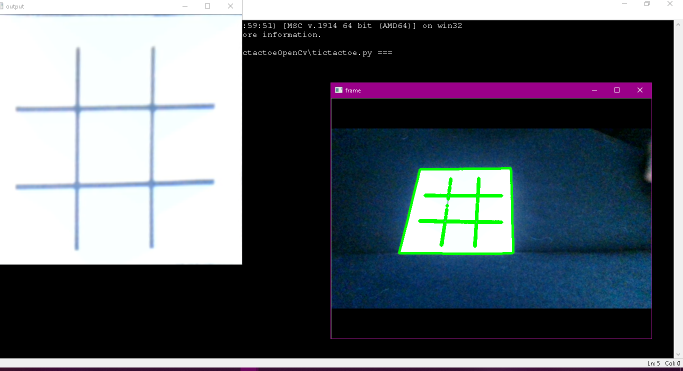
#> input picture 1.png, 1365 x 741 px, given in place of the camera (shown at 1/2 size)
$ python tictactoe.py   (older library calls are emulated)
#> lines starting #> are read from the running program, lines starting #| are printed output that depends on the picture; after the words box and inside, x2 and y2 are one past the last pixel; in counts of white or black regions, pixels touching at a corner belong together
### play.py
import numpy as np

def won(tabuleiro):
    if (tabuleiro[0] == tabuleiro[1] == tabuleiro[2] == 0):
        return 1
    elif (tabuleiro[0] == tabuleiro[3] == tabuleiro[6] == 0):
        return 1
    elif (tabuleiro[6] == tabuleiro[7] == tabuleiro[8] == 0):
        return 1
    elif (tabuleiro[2] == tabuleiro[5] == tabuleiro[8] == 0):
        return 1
    elif (tabuleiro[3] == tabuleiro[4] == tabuleiro[5] == 0):
        return 1
    elif (tabuleiro[1] == tabuleiro[4] == tabuleiro[7] == 0):
        return 1
    elif (tabuleiro[0] == tabuleiro[4] == tabuleiro[8] == 0):
        return 1
    elif (tabuleiro[2] == tabuleiro[4] == tabuleiro[6] == 0):
        return 1

    elif (tabuleiro[0] == tabuleiro[1] == tabuleiro[2] == 1):
        return 2
    elif (tabuleiro[0] == tabuleiro[3] == tabuleiro[6] == 1):
        return 2
    elif (tabuleiro[6] == tabuleiro[7] == tabuleiro[8] == 1):
        return 2
    elif (tabuleiro[2] == tabuleiro[5] == tabuleiro[8] == 1):
        return 2
    elif (tabuleiro[3] == tabuleiro[4] == tabuleiro[5] == 1):
        return 2
    elif (tabuleiro[1] == tabuleiro[4] == tabuleiro[7] == 1):
        return 2
    elif (tabuleiro[0] == tabuleiro[4] == tabuleiro[8] == 1):
        return 2
    elif (tabuleiro[2] == tabuleiro[4] == tabuleiro[6] == 1):
        return 2

    else:
        if -1 not in tabuleiro:
            return 3
        else:
            return 0


def move(tabuleiro, posicao, peca):
    if tabuleiro[posicao] == -1:
        tabuleiro[posicao] = peca


def canto(y1, x1, y2, x2, y3, x3, y4, x4, h, w, k):
    if k == "TL":
        yc, xc = 0, 0
    if k == "TR":
        yc, xc = 0, w
    if k == "BL":
        yc, xc = h, 0
    if k == "BR":
        yc, xc = h, w

    d1 = np.sqrt(np.power(y1-yc,2)+ np.power(x1-xc,2))
    d2 = np.sqrt(np.power(y2-yc,2)+ np.power(x2-xc,2))
    d3 = np.sqrt(np.power(y3-yc,2)+ np.power(x3-xc,2))
    d4 = np.sqrt(np.power(y4-yc,2)+ np.power(x4-xc,2))
    d = [d1,d2,d3,d4]

    if min(d) == d1:
        return 0
    if min(d) == d2:
        return 1
    if min(d) == d3:
        return 2
    if min(d) == d4:
        return 3


def ordena(aprox, shape):
    ord = np.copy(aprox)
    h,w = shape

    y1,x1 = aprox[0][0][0],aprox[0][0][1]
    y2,x2 = aprox[1][0][0],aprox[1][0][1]
    y3,x3 = aprox[2][0][0],aprox[2][0][1]
    y4,x4 = aprox[3][0][0],aprox[3][0][1]

    TL = canto(y1, x1, y2, x2, y3, x3, y4, x4, h, w, "TL")
    TR = canto(y1, x1, y2, x2, y3, x3, y4, x4, h, w, "TR")
    BL = canto(y1, x1, y2, x2, y3, x3, y4, x4, h, w, "BL")
    BR = canto(y1, x1, y2, x2, y3, x3, y4, x4, h, w, "BR")

    ord[1] = aprox[TL]
    ord[3] = aprox[TR]
    ord[0] = aprox[BL]
    ord[2] = aprox[BR]

    return ord

### tictactoe.py
#
# Jogo da Velha utilizando Visao Computacional e Realidade aumentada.
#

import numpy as np
import cv2
import play
from random import randint
from time import sleep


cap = cv2.VideoCapture(0)
tamanho = (500, 500)
pts2 = np.float32([[0,0], [tamanho[1], 0], [0, tamanho[0]], [tamanho[1], tamanho[0]]])


tabuleiro = [-1,-1,-1,-1,-1,-1,-1,-1,-1]
tabuleiro2 = [False, False, False, False, False, False, False, False, False]
escolhas = []

while(cap.isOpened() and play.won(tabuleiro) == 0):
	ret, img = cap.read()
#> img is the input picture: shape (741, 1365, 3); mean B, G, R 108, 100.5, 93.9

	if ret==True:
		imgray = cv2.cvtColor(img, cv2.COLOR_BGR2GRAY)
		ret2,thresh = cv2.threshold(imgray,170,255,0)
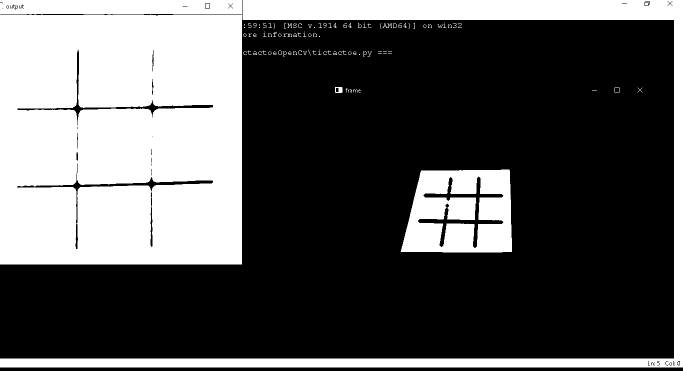
#> thresh: shape (741, 1365) (shown at 1/2 size); 34.8% white; 106 white regions (59 under 20 px)
		image, contours, hierarchy = cv2.findContours(thresh,cv2.RETR_TREE,cv2.CHAIN_APPROX_SIMPLE)
#> contours = 234 contours, 175 with area under 20; largest, box (x1, y1, x2, y2) and area: (0, 29, 484, 529) 240852, (0, 0, 1365, 735) 68318, (801, 339, 1024, 505) 32504, (0, 0, 484, 28) 13032, (835, 352, 1008, 497) 4688

		for i in range(len(contours)):
			area = cv2.contourArea(contours[i])
#> area = 32504
			aprox = cv2.approxPolyDP(contours[i], 0.02 * cv2.arcLength(contours[i], True), True)
#> aprox = [[1018, 339], [842, 341], [801, 503], [1023, 503]]
			if area > 10000 and len(aprox) == 4:

				aprox = play.ordena(aprox, img.shape[:2])
#> in ordena, `y1,x1 = aprox[0][0][0],aprox[0][0][1]`: y1 = 1018; x1 = 339
#> in ordena, `y2,x2 = aprox[1][0][0],aprox[1][0][1]`: y2 = 842; x2 = 341
#> in ordena, `y3,x3 = aprox[2][0][0],aprox[2][0][1]`: y3 = 801; x3 = 503
#> in ordena, `y4,x4 = aprox[3][0][0],aprox[3][0][1]`: y4 = 1023; x4 = 503
#> in canto, `d1 = np.sqrt(np.power(y1-yc,2)+ np.power(x1-xc,2))`: d1 = 1073
#> in canto, `d2 = np.sqrt(np.power(y2-yc,2)+ np.power(x2-xc,2))`: d2 = 908.4
#> in canto, `d3 = np.sqrt(np.power(y3-yc,2)+ np.power(x3-xc,2))`: d3 = 945.8
#> in canto, `d4 = np.sqrt(np.power(y4-yc,2)+ np.power(x4-xc,2))`: d4 = 1140
#> in canto, `d = [d1,d2,d3,d4]`: d = [1073, 908.4, 945.8, 1140]
#> in ordena, `TL = canto(y1, x1, y2, x2, y3, x3, y4, x4, h, w, "TL")`: TL = 1
#> in ordena, `TR = canto(y1, x1, y2, x2, y3, x3, y4, x4, h, w, "TR")`: TR = 2
#> in ordena, `BL = canto(y1, x1, y2, x2, y3, x3, y4, x4, h, w, "BL")`: BL = 1
#> in ordena, `BR = canto(y1, x1, y2, x2, y3, x3, y4, x4, h, w, "BR")`: BR = 2
#> aprox = [[842, 341], [842, 341], [801, 503], [801, 503]]
				pts1 = np.float32([\
					[aprox[0][0][0], aprox[0][0][1]],\
					[aprox[1][0][0], aprox[1][0][1]],\
					[aprox[2][0][0], aprox[2][0][1]],\
					[aprox[3][0][0], aprox[3][0][1]] ])
#> pts1 = [[842, 341], [842, 341], [801, 503], [801, 503]]

				M = cv2.getPerspectiveTransform(pts1,pts2)
#> M = [[-0.00108, -0.000273, 1], [2.23e-05, 5.65e-06, -0.0207], [2.75e-06, 6.97e-07, -0.00256]]

				dst = cv2.warpPerspective(img, M, (tamanho[1], tamanho[0]))
				template = cv2.imread('x.png', 0)
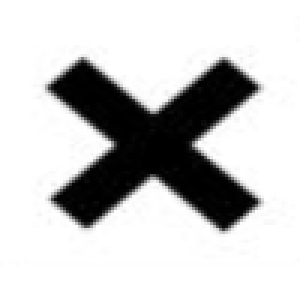
#> input picture x.png, 100 x 100 px (shown 3 times larger)
#> template is the input picture: shape (100, 100); min 0, max 255, mean 200.5
				template = cv2.resize(template, dsize=(img.shape[0] // 4, img.shape[1] // 4))
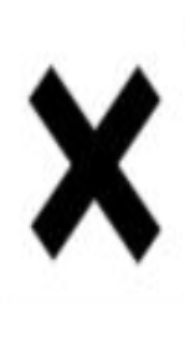
#> template: shape (341, 185); min 0, max 255, mean 200.4
				w, h = template.shape[::-1]
#> w = 185; h = 341
				im_gray = cv2.cvtColor(dst, cv2.COLOR_BGR2GRAY)
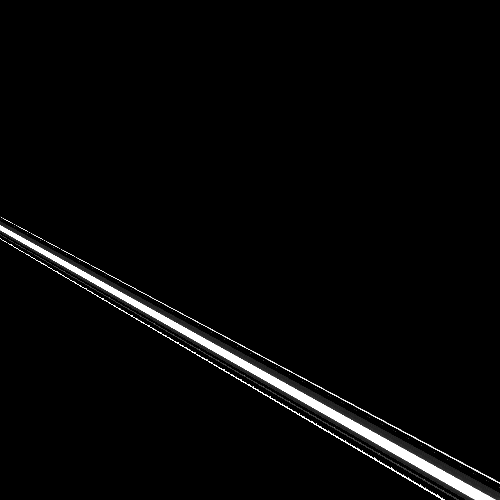
#> im_gray: shape (500, 500); min 0, max 255, mean 6.5
				res = cv2.matchTemplate(im_gray, template, cv2.TM_CCOEFF_NORMED)
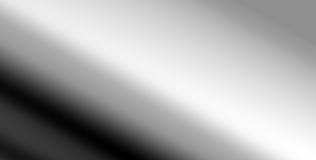
#> res: shape (160, 316) float32; min -0.16, max 0.125, mean 0.0293; drawn with min black and max white
				threshold = 0.5
				loc = np.where(res >= threshold)
#> loc = (empty array, empty array)

				for pt in zip(*loc[::-1]):
					cv2.rectangle(dst, pt, (pt[0] + w, pt[1] + h), (0, 0, 255), 0)
					if img.shape[0]//6 - 50 < pt[0] +w/2 < img.shape[0]//6 + 50 and img.shape[1]//8 - 50 < pt[1]+h/2 < img.shape[1]//8 + 50 and tabuleiro2[0] == False:
						play.move(tabuleiro, 0, 1)
						tabuleiro2[0] = True
						if play.won(tabuleiro) == 0:
							aux = randint(0,8)
							while(tabuleiro2[aux] != False):
								aux = randint(0, 8)
							escolhas.append(aux)
					elif img.shape[0]//6 -50 < pt[0]+w/2 < img.shape[0]//6 + 50 and 3*img.shape[1]//8 - 50 < pt[1]+h/2< 3*img.shape[1]//8 +50 and tabuleiro2[3] == False:
						play.move(tabuleiro, 3, 1)
						tabuleiro2[3] = True
						if play.won(tabuleiro) == 0:
							aux = randint(0,8)
							while(tabuleiro2[aux] != False):
								aux = randint(0, 8)
							escolhas.append(aux)
					elif img.shape[0]//6 - 50 < pt[0] +w/2< img.shape[0]//6 + 50 and 5*img.shape[1]//8 - 50 < pt[1]+h/2< 5*img.shape[1]//8 +50 and tabuleiro2[6] == False:
						play.move(tabuleiro, 6, 1)
						tabuleiro2[6] = True
						if play.won(tabuleiro) == 0:
							aux = randint(0,8)
							while(tabuleiro2[aux] != False):
								aux = randint(0, 8)
							escolhas.append(aux)
					elif 3*img.shape[0]//6 - 50 < pt[0] +w/2< 3*img.shape[0]//6 + 50 and img.shape[1]//8 - 50< pt[1] +h/2<img.shape[1]//8 +50 and tabuleiro2[1] == False:
						play.move(tabuleiro, 1, 1)
						tabuleiro2[1] = True
						if play.won(tabuleiro) == 0:
							aux = randint(0,8)
							while(tabuleiro2[aux] != False):
								aux = randint(0, 8)
							escolhas.append(aux)
					elif 3*img.shape[0]//6 - 50 < pt[0] +w/2< 3 * img.shape[0]// 6 +50 and 3*img.shape[1]//8 - 50 < pt[1] +h/2< 3* img.shape[1]//8 +50 and tabuleiro2[4] == False:
						play.move(tabuleiro, 4, 1)
						tabuleiro2[4] = True
						if play.won(tabuleiro) == 0:
							aux = randint(0,8)
							while(tabuleiro2[aux] != False):
								aux = randint(0, 8)
							escolhas.append(aux)
					elif 3*img.shape[0]//6 - 50 < pt[0] +w/2<3*img.shape[0]//6  +50 and 5*img.shape[1]// 8 - 50 < pt[1] +h/2< 5*img.shape[1]//8 +50 and tabuleiro2[7] == False:
						play.move(tabuleiro, 7, 1)
						tabuleiro2[7] = True
						if play.won(tabuleiro) == 0:
							aux = randint(0,8)
							while(tabuleiro2[aux] != False):
								aux = randint(0, 8)
							escolhas.append(aux)
					elif 5*img.shape[0]//6 - 50 < pt[0] +w/2< 5*img.shape[0]//6 +50 and img.shape[1]//8 - 50 < pt[1] +h/2< img.shape[1]//8 +50 and tabuleiro2[2] == False:
						play.move(tabuleiro, 2, 1)
						tabuleiro2[2] = True
						if play.won(tabuleiro) == 0:
							aux = randint(0,8)
							while(tabuleiro2[aux] != False):
								aux = randint(0, 8)
							escolhas.append(aux)
					elif 5*img.shape[0]//6 - 50 < pt[0] +w/2< 5*img.shape[0]//6 +50 and 3*img.shape[1]//8 - 50 < pt[1] +h/2< 3*img.shape[1]//8 + 50 and tabuleiro2[5] == False:
						play.move(tabuleiro, 5, 1)
						tabuleiro2[5] = True
						if play.won(tabuleiro) == 0:
							aux = randint(0,8)
							while(tabuleiro2[aux] != False):
								aux = randint(0, 8)
							escolhas.append(aux)
					elif 5*img.shape[0]//6 - 50 < pt[0] +w/2< 5*img.shape[0]//6 +50 and 5* img.shape[1]//8 - 50 < pt[1] +h/2< 5*img.shape[1]//8 +50 and tabuleiro2[8] == False:
						play.move(tabuleiro, 8, 1)
						tabuleiro2[8] = True
						if play.won(tabuleiro) == 0:
							aux = randint(0,8)
							while(tabuleiro2[aux] != False):
								aux = randint(0, 8)
							escolhas.append(aux)
#> this loop made 0 passes
#> after the loop, escolhas = []; tabuleiro2 = [False, False, False, False, False, False, False, False, False]

				for escolha in escolhas:
					if escolha == 0:
						cv2.circle(dst, (img.shape[0] // 6, img.shape[1] // 8), 50, (255, 0, 0), 4)
						play.move(tabuleiro, escolha, 0)
						tabuleiro2[0] = True
					elif escolha == 3:
						cv2.circle(dst, (img.shape[0] // 6, 3 * img.shape[1] // 8), 50, (255, 0, 0), 4)
						play.move(tabuleiro, escolha, 0)
						tabuleiro2[3] = True
					elif escolha == 6:
						cv2.circle(dst, (img.shape[0] // 6, 5 * img.shape[1] // 8), 50, (255, 0, 0), 4)
						play.move(tabuleiro, escolha, 0)
						tabuleiro2[6] = True
					elif escolha == 1:
						cv2.circle(dst, (3 * img.shape[0] // 6, img.shape[1] // 8), 50, (255, 0, 0), 4)
						play.move(tabuleiro, escolha, 0)
						tabuleiro2[1] = True
					elif escolha == 4:
						cv2.circle(dst, (3 * img.shape[0] // 6, 3 * img.shape[1] // 8), 50, (255, 0, 0), 4)
						play.move(tabuleiro, escolha, 0)
						tabuleiro2[4] = True
					elif escolha == 7:
						cv2.circle(dst, (3 * img.shape[0] // 6, 5 * img.shape[1] // 8), 50, (255, 0, 0), 4)
						play.move(tabuleiro, escolha, 0)
						tabuleiro2[7] = True
					elif escolha == 2:
						cv2.circle(dst, (5 * img.shape[0] // 6, img.shape[1] // 8), 50, (255, 0, 0), 4)
						play.move(tabuleiro, escolha, 0)
						tabuleiro2[2] = True
					elif escolha == 5:
						cv2.circle(dst, (5 * img.shape[0] // 6, 3 * img.shape[1] // 8), 50, (255, 0, 0), 4)
						play.move(tabuleiro, escolha, 0)
						tabuleiro2[5] = True
					elif escolha == 8:
						cv2.circle(dst, (5 * img.shape[0] // 6, 5 * img.shape[1] // 8), 50, (255, 0, 0), 4)
						play.move(tabuleiro, escolha, 0)
						tabuleiro2[8] = True
				fonte = cv2.FONT_HERSHEY_SIMPLEX
#> fonte = 0
				if play.won(tabuleiro) == 1:
					cv2.putText(dst, 'Voce perdeu!!!', (125, 250), fonte, 1, (0, 0, 0), 2, cv2.LINE_AA)
				elif play.won(tabuleiro) == 2:
					cv2.putText(dst, 'Voce ganhou!!!', (125, 250), fonte, 1, (0, 0, 0), 2, cv2.LINE_AA)
				elif play.won(tabuleiro) == 3:
					cv2.putText(dst, 'Deu Velha!!!', (125, 250), fonte, 1, (0, 0, 0), 2, cv2.LINE_AA)
				cv2.imshow("output", dst)


			img = cv2.drawContours(img, contours, i, (0, 255, 0), 3)
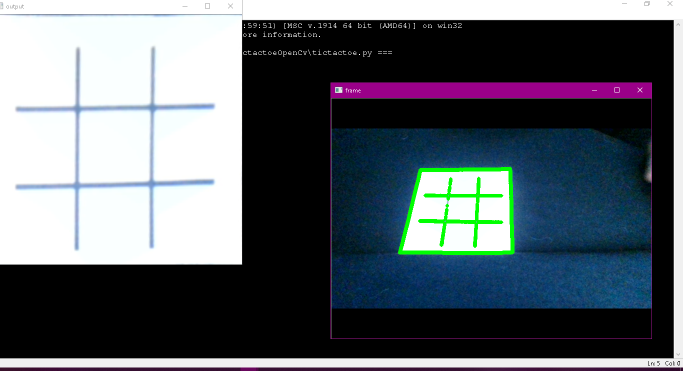
#> img: shape (741, 1365, 3) (shown at 1/2 size); 0.21% of pixels changed, all inside (x1, y1, x2, y2) = (801, 339, 1024, 505)


		cv2.imshow('frame', img)
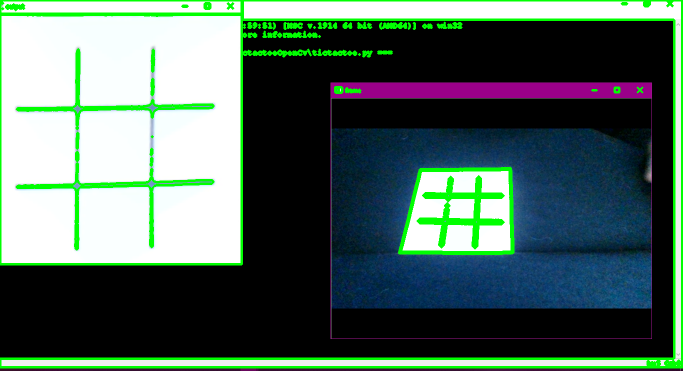
#> window 'frame': shape (741, 1365, 3) (shown at 1/2 size); mean B, G, R 95.9, 105.7, 82.6
	if cv2.waitKey(1) == 32:
#> (key Esc is pressed here)
		break
sleep(3)
cv2.imshow('frame', img)
